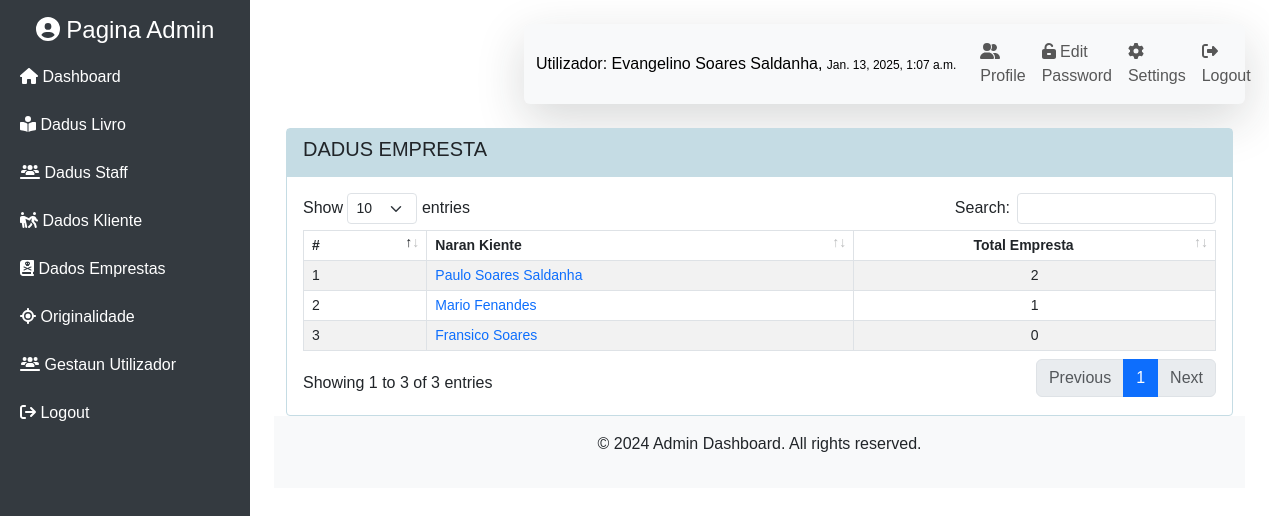
The page /home/kliente-empresta/ (signed in) on the database its author committed.
### mainApp/models.py (models this page shows, shortened)
class Staff(models.Model):
    SEXO_CHOICES = [
        ('Mane', 'Mane'),
        ('Feto', 'Feto'),
    ]
    STADU_CIVIL = [
        ('Solteiro', 'Solteiro'),
        ('Kassadu', 'Kassadu'),
        ('Diborsiadu', 'Diborsiadu'),
        ('Barlakeadu', 'Barlakeadu')
    ]
    id_staff = models.UUIDField(primary_key=True, default=uuid.uuid4, editable=False)
    naran_staff = models.CharField(max_length=225, blank=True, null=True)
    sexu = models.CharField(max_length=4, choices=SEXO_CHOICES, blank=True, null=True)
    data_moris = models.DateField(blank=True, null=True)
    id_suku = models.ForeignKey(Suku, related_name='staff', on_delete=models.CASCADE, blank=True, null=True)
    endereso = models.CharField(max_length=225, blank=True, null=True)
    no_tlf = models.CharField(max_length=20, blank=True, null=True)
    estadu_sivil = models.CharField(max_length=15, default='', choices=STADU_CIVIL,blank=True, null=True)
    user = models.OneToOneField(User, on_delete=models.CASCADE, null= True)
    foto = models.ImageField(
        upload_to='foto_staff/',
        validators=[FileExtensionValidator(allowed_extensions=['png', 'jpg', 'jpeg'])],
        null=True,
        blank=True,
        default='default.png'
    )

class Kliente(models.Model):
    SEXO_CHOICES = [
        ('Mane', 'Mane'),
        ('Feto', 'Feto'),
]
    STADU_CIVIL = [
        ('Solteiro', 'Solteiro'),
        ('Kassadu', 'Kassadu'),
        ('Diborsiadu', 'Diborsiadu'),
        ('Barlakeadu', 'Barlakeadu')
]
    id_kliente = models.UUIDField(primary_key=True, default=uuid.uuid4, editable=False)
    naran_kliente = models.CharField(max_length=225)
    sexu = models.CharField(max_length=4, choices=SEXO_CHOICES)
    data_moris = models.DateField()
    id_suku = models.ForeignKey(Suku, related_name='kliente_suku', on_delete=models.CASCADE)
    hela_fatin = models.CharField(max_length=225)
    estadu_sivil = models.CharField(max_length=15, choices=STADU_CIVIL)
    no_tlf = models.CharField(max_length=20)

### mainApp/views/views_admin.py (the view)
# urls.py: path('kliente-empresta/', views.show_empresta_base_kliente, name='kliente-empresta'),
@login_required
def show_empresta_base_kliente(request):
    kliente_data = []
    kliente = Kliente.objects.all()
    for kl in kliente:
        emp_kliente = Empresta.objects.filter(id_kliente=kl.id_kliente).count()
        kliente_data.append({
            'id_kliente': kl.id_kliente,
            'naran_kliente': kl.naran_kliente,
            'total_emp': emp_kliente
        })
    data = {
        'title': 'Dadus Kliente Empresta',
        'sub_title': 'Dadus Empresta',
        'data': kliente_data
    }
    return render(request, 'module/mod_empresta/kliente_emp.html',data)

### mainApp/templates/module/mod_empresta/kliente_emp.html
{% extends 'base.html' %}
{% block content %}
<div class="row mt-4">
    <div class="col-md-12">
        <div class="card rounded-1" id="card">
            <div class="card-header rounded-0" id="card-header">
                <div class="cart-title">
                    <h5 class="card-title">{{sub_title}}</h5>
                </div>
            </div>
            <div class="card-body">
                <div class="table-responsive">
                    <table id="activityTable" class="table table-striped table-bordered table-responsive-md">
                        <thead>
                            <tr>
                                <th scope="col" class="py-1">#</th>
                                <th scope="col" class="py-1">Naran Kiente</th>
                                <th scope="col" class="py-1 text-center">Total Empresta</th>
                            </tr>
                        </thead>
                        <tbody>
                            {% for i in data %}
                            <tr>
                                <td class="py-1">{{forloop.counter}}</td>
                                <td class="py-1"><a href="{% url 'empresta' i.id_kliente %}"
                                        class="text-decoration-none">{{i.naran_kliente}}</a></td>
                                <td class="py-1 text-center">{{i.total_emp}}</td>
                            </tr>
                            {% endfor %}
                        </tbody>
                    </table>
                </div>
            </div>
        </div>
    </div>
</div>
{% endblock %}

### templates/navbar.html (shortened to what this page needs)
<nav class="navbar navbar-expand-lg navbar-light bg-light shadow-lg rounded-2">
    <div class="container-fluid rounded-1">
        <a class="navbar-brand fs-6" href="#">Utilizador: {{request.user.staff.naran_staff}}, <span
                style="font-size: 12px;">{{user.last_login}}</span></a>
        <div class="collapse navbar-collapse" id="navbarSupportedContent">
            <ul class="navbar-nav ms-auto mb-2 mb-lg-0">
                <li class="nav-item">
                    <a class="nav-link" href="{% url 'detallu_staff' request.user.staff.id_staff %}"><i
                            class="fa fa-user-friends"></i> Profile</a>
                </li>
                <li class="nav-item">
                    <a class="nav-link" href="{% url 'change-password' %}"><i class="fa fa-unlock-keyhole"></i> Edit
                        Password</a>
                </li>
                <li class="nav-item">
                    <a class="nav-link" href="{% url 'update_staff' request.user.staff.id_staff %}"><i
                            class="fa fa-gear"></i> Settings</a>
                </li>
                <li class="nav-item">
                    <a class="nav-link" href="{% url 'logout' %}"><i class="fa fa-sign-out-alt "></i> Logout</a>
                </li>
            </ul>
        </div>
    </div>
</nav>

### static/css/style.css (style rules this page uses)
body { font-family: 'Arial', sans-serif; overflow-x: hidden; }
.navbar { margin-left: 250px; transition: margin-left 0.3s ease; }
th { font-size: 14px; }
td { font-size: 14px; }
#card-header { background-color: #c5dce4; border: none; }
#card { border-color: rgb(197, 220, 228); }
.card-title { text-transform: uppercase; }

### rows shown on the page
Kliente: naran_kliente "Paulo Soares Saldanha"
Kliente: naran_kliente "Mario Fenandes"
Kliente: naran_kliente "Fransico Soares"

### other values the page prints
{{ request.user.staff.naran_staff }} "Evangelino Soares Saldanha"
{{ user.last_login }} "Jan. 13, 2025, 1:07 a.m."
{{ sub_title }} "DADUS EMPRESTA"
{{ i.total_emp }} "2" "1" "0"
